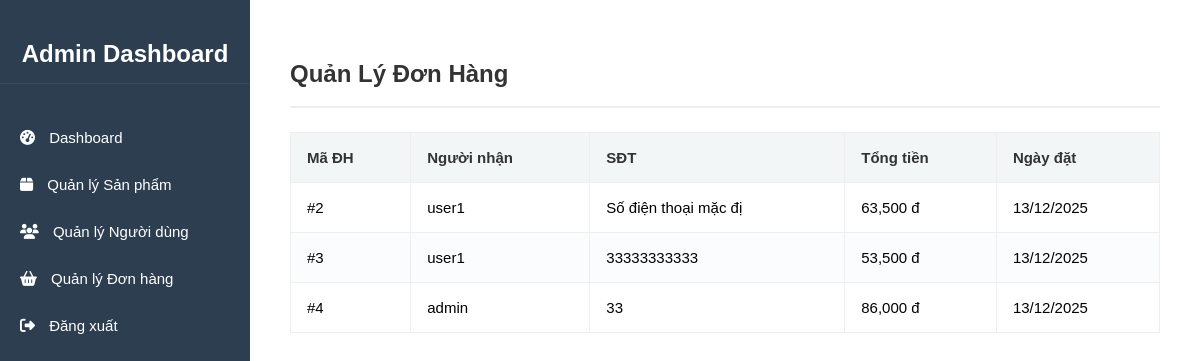
The app's page /admin/orders.php (signed in) with its own data.
### tables this page shows
CREATE TABLE IF NOT EXISTS `orders` (
  `id` int NOT NULL AUTO_INCREMENT,
  `user_id` int NOT NULL,
  `order_date` datetime DEFAULT CURRENT_TIMESTAMP,
  `total_amount` decimal(10,2) NOT NULL,
  `status` varchar(50) DEFAULT 'Pending',
  `recipient_name` varchar(255) NOT NULL,
  `phone` varchar(20) NOT NULL,
  `shipping_address` text NOT NULL,
  `payment_method` varchar(50) DEFAULT 'COD',
  PRIMARY KEY (`id`)
);

### admin/orders.php (the view, shortened to what this page needs)
<?php
include '../db.php';
include 'includes/header.php';
$orders_sql = "SELECT
                o.id, o.order_date, o.total_amount,
                o.recipient_name, o.phone
               FROM orders o
               ORDER BY o.id ASC";
$orders_result = $conn->query($orders_sql);
?>
    <div class="main-content">
        <h2>Quản Lý Đơn Hàng</h2>
        <table class="data-table">
            <thead>
                <tr>
                    <th>Mã ĐH</th>
                    <th>Người nhận</th>
                    <th>SĐT</th>
                    <th>Tổng tiền</th>
                    <th>Ngày đặt</th>
                </tr>
            </thead>
            <tbody>
                <?php while ($row = $orders_result->fetch_assoc()): ?>
                <tr>
                    <td>#<?php echo $row['id']; ?></td>
                    <td><?php echo htmlspecialchars($row['recipient_name']); ?></td>
                    <td><?php echo htmlspecialchars($row['phone']); ?></td>
                    <td><?php echo number_format($row['total_amount']); ?> đ</td>
                    <td><?php echo date('d/m/Y', strtotime($row['order_date'])); ?></td>
                </tr>
                <?php endwhile; ?>
            </tbody>
        </table>
    </div>

### admin/includes/header.php (shortened to what this page needs)
<!DOCTYPE html>
<html lang="vi">
<head>
    <link rel="stylesheet" href="https://cdnjs.cloudflare.com/ajax/libs/font-awesome/6.4.0/css/all.min.css">
    <link rel="stylesheet" href="../css/style1.css">
</head>
<body>
<?php
$containerClass = (isset($force_fullwidth) && $force_fullwidth) ? 'main-container fullwidth' : 'main-container';
echo "<div class=\"$containerClass\">\n";
if (!(isset($force_fullwidth) && $force_fullwidth)) {
    include 'sidebar.php';
}
?>

### admin/includes/sidebar.php
<div class="sidebar">
    <h2>Admin Dashboard</h2>
    <ul>
        <li><a href="index.php"><i class="fas fa-tachometer-alt"></i> Dashboard</a></li>
        <li><a href="products.php"><i class="fas fa-box"></i> Quản lý Sản phẩm</a></li>
        <li><a href="users.php"><i class="fas fa-users"></i> Quản lý Người dùng</a></li>
        <li><a href="orders.php"><i class="fas fa-shopping-basket"></i> Quản lý Đơn hàng</a></li>
        <li><a href="../logout.php"><i class="fas fa-sign-out-alt"></i> Đăng xuất</a></li>
    </ul>
</div>

### css/style1.css (style rules this page uses)
body { font-family: Arial, sans-serif; background-color: #f4f7f6; margin: 0; }
.main-container { display: flex; min-height: 100vh; }
.sidebar { width: 250px; background-color: #2c3e50; color: white; padding-top: 20px; box-shadow: 2px 0 5px rgba(0,0,0,0.1); flex-shrink: 0; }
.sidebar h2 { text-align: center; margin-bottom: 30px; border-bottom: 1px solid #34495e; padding-bottom: 15px; }
.sidebar ul { list-style: none; padding: 0; margin: 0; }
.sidebar li a { display: block; padding: 15px 20px; text-decoration: none; color: white; transition: background-color 0.3s; font-size: 15px; }
.sidebar li a i { margin-right: 10px; }
.main-content { flex-grow: 1; padding: 40px; background-color: white; }
.main-content h2 { border-bottom: 2px solid #eee; padding-bottom: 18px; margin-bottom: 24px; color: #333; }
.data-table { width: 100%; border-collapse: collapse; margin-top: 20px; table-layout: auto; font-size: 15px; }
.data-table th, .data-table td { border: 1px solid #eee; padding: 16px; text-align: left; vertical-align: middle; }
.data-table th { background-color: #f3f6f7; color: #333; font-weight: 700; }
.data-table tbody tr:nth-child(even) { background-color: #fbfcfd; }

### records on screen
orders: id "2", recipient_name "user1", phone "Số điện thoại mặc đị", total_amount "63,500", order_date "13/12/2025"
orders: id "3", recipient_name "user1", phone "33333333333", total_amount "53,500", order_date "13/12/2025"
orders: id "4", recipient_name "admin", phone "33", total_amount "86,000", order_date "13/12/2025"
